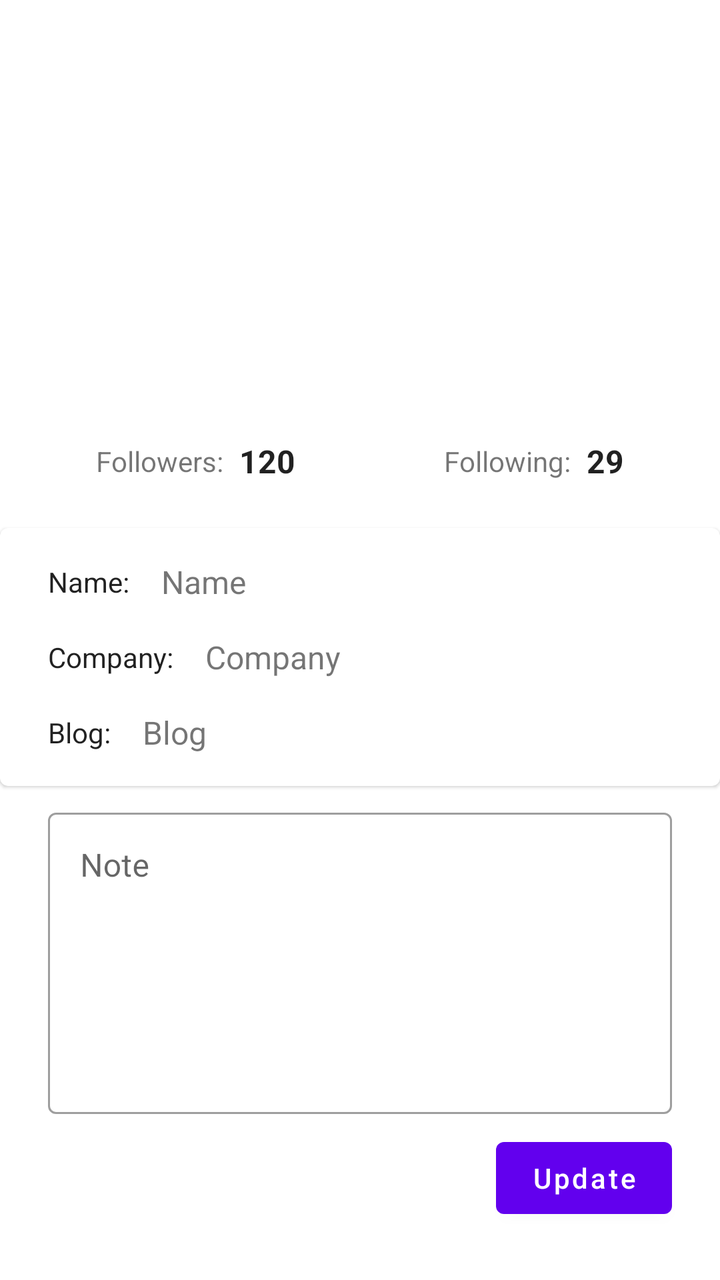
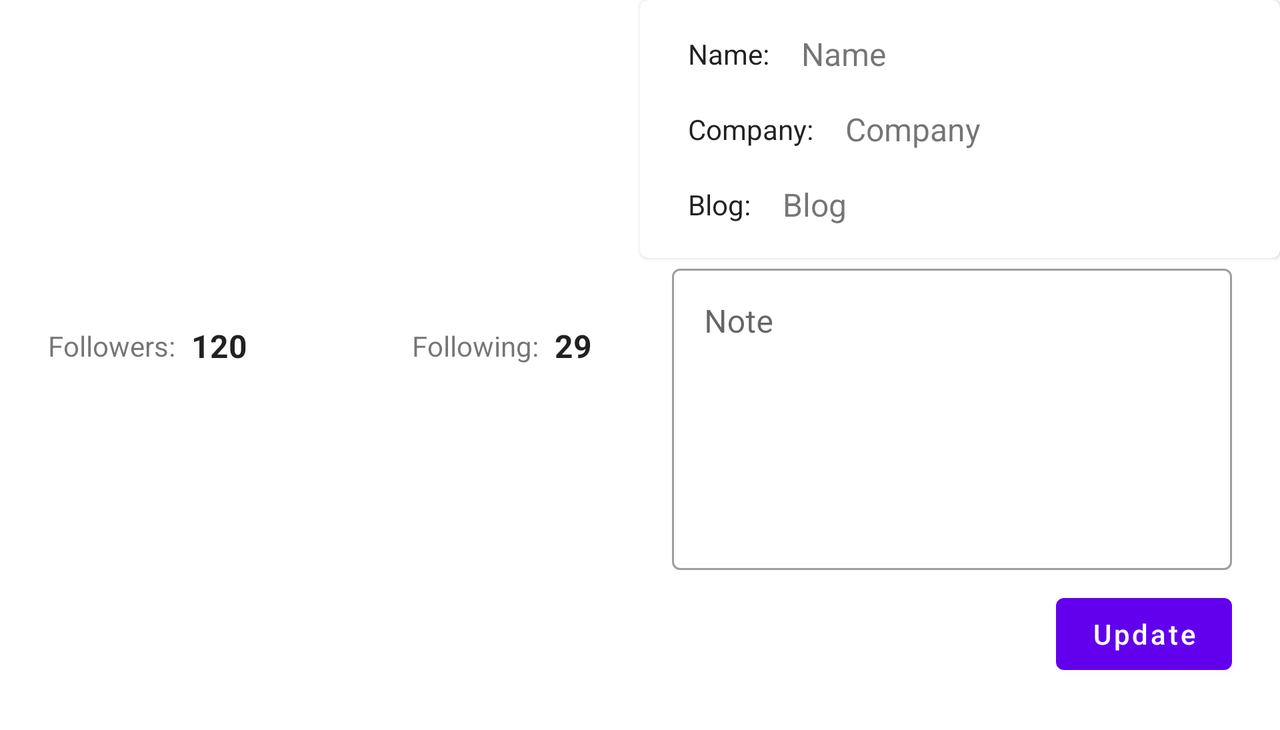

The same Android screen from two of the app's own layout files: first res/layout/ as a phone draws it, then the repository's variant for another configuration, drawn on a device whose configuration selects that folder. Both files follow.
<!-- AndroidManifest.xml: application theme Theme.Tawk -->
<!-- res/layout/profile_fragment.xml -->
<?xml version="1.0" encoding="utf-8"?>
<layout xmlns:android="http://schemas.android.com/apk/res/android"
    xmlns:app="http://schemas.android.com/apk/res-auto"
    xmlns:tools="http://schemas.android.com/tools">

    <ScrollView
        android:layout_width="match_parent"
        android:layout_height="match_parent"
        tools:context=".ui.profile.ProfileFragment">

        <androidx.constraintlayout.widget.ConstraintLayout
            android:layout_width="match_parent"
            android:layout_height="wrap_content">

            <ImageView
                android:id="@+id/profileImageView"
                android:layout_width="0dp"
                android:layout_height="0dp"
                android:layout_marginTop="5dp"
                android:scaleType="fitXY"
                app:layout_constraintDimensionRatio="9:5"
                app:layout_constraintEnd_toEndOf="parent"
                app:layout_constraintStart_toStartOf="parent"
                app:layout_constraintTop_toTopOf="parent"
                tools:src="@tools:sample/backgrounds/scenic" />


            <TextView
                android:id="@+id/textView3"
                android:layout_width="wrap_content"
                android:layout_height="wrap_content"
                android:layout_marginStart="48dp"
                android:layout_marginTop="16dp"
                android:text="@string/followers"
                app:layout_constraintStart_toStartOf="parent"
                app:layout_constraintTop_toBottomOf="@+id/profileImageView" />

            <TextView
                android:id="@+id/textView4"
                android:layout_width="wrap_content"
                android:layout_height="wrap_content"
                android:layout_marginEnd="8dp"
                android:text="@string/following"
                app:layout_constraintBottom_toBottomOf="@+id/textView3"
                app:layout_constraintEnd_toStartOf="@+id/followingCountTv"
                app:layout_constraintTop_toTopOf="@+id/textView3" />

            <TextView
                android:id="@+id/followerCountTv"
                android:layout_width="wrap_content"
                android:layout_height="wrap_content"
                android:layout_marginStart="8dp"
                android:textColor="?android:attr/textColorPrimary"
                android:textSize="16sp"
                android:textStyle="bold"
                app:layout_constraintBottom_toBottomOf="@+id/textView3"
                app:layout_constraintStart_toEndOf="@+id/textView3"
                app:layout_constraintTop_toTopOf="@+id/textView3"
                tools:text="120" />

            <TextView
                android:id="@+id/followingCountTv"
                android:layout_width="wrap_content"
                android:layout_height="wrap_content"
                android:layout_marginEnd="48dp"
                android:textColor="?android:attr/textColorPrimary"
                android:textSize="16sp"
                android:textStyle="bold"
                app:layout_constraintBottom_toBottomOf="@+id/textView3"
                app:layout_constraintEnd_toEndOf="parent"
                app:layout_constraintTop_toTopOf="@+id/textView3"
                tools:text="29" />


            <com.google.android.material.card.MaterialCardView
                android:id="@+id/materialCardView"
                android:layout_width="match_parent"
                android:layout_height="wrap_content"
                android:layout_marginTop="24dp"
                app:layout_constraintEnd_toEndOf="parent"
                app:layout_constraintStart_toStartOf="parent"
                app:layout_constraintTop_toBottomOf="@+id/textView3">

                <androidx.constraintlayout.widget.ConstraintLayout
                    android:layout_width="match_parent"
                    android:layout_height="wrap_content">

                    <TextView
                        android:id="@+id/textView7"
                        android:layout_width="wrap_content"
                        android:layout_height="wrap_content"
                        android:layout_marginStart="24dp"
                        android:text="@string/name"
                        android:textColor="?android:attr/textColorPrimary"
                        app:layout_constraintBottom_toBottomOf="@+id/nameTv"
                        app:layout_constraintStart_toStartOf="parent"
                        app:layout_constraintTop_toTopOf="@+id/nameTv" />

                    <TextView
                        android:id="@+id/textView8"
                        android:layout_width="wrap_content"
                        android:layout_height="wrap_content"
                        android:layout_marginStart="24dp"
                        android:text="@string/company"
                        android:textColor="?android:attr/textColorPrimary"
                        app:layout_constraintBottom_toBottomOf="@+id/companyTv"
                        app:layout_constraintStart_toStartOf="parent"
                        app:layout_constraintTop_toTopOf="@+id/companyTv" />

                    <TextView
                        android:id="@+id/textView9"
                        android:layout_width="wrap_content"
                        android:layout_height="wrap_content"
                        android:layout_marginStart="24dp"
                        android:text="@string/blog"
                        android:textColor="?android:attr/textColorPrimary"
                        app:layout_constraintBottom_toBottomOf="@+id/blogTv"
                        app:layout_constraintStart_toStartOf="parent"
                        app:layout_constraintTop_toTopOf="@+id/blogTv" />

                    <TextView
                        android:id="@+id/nameTv"
                        android:layout_width="0dp"
                        android:layout_height="wrap_content"
                        android:layout_marginStart="16dp"
                        android:layout_marginTop="16dp"
                        android:layout_marginEnd="16dp"
                        android:textSize="16sp"
                        app:layout_constraintBottom_toTopOf="@+id/companyTv"
                        app:layout_constraintEnd_toEndOf="parent"
                        app:layout_constraintStart_toEndOf="@+id/textView7"
                        app:layout_constraintTop_toTopOf="parent"
                        app:layout_constraintVertical_chainStyle="packed"
                        tools:text="Name" />

                    <TextView
                        android:id="@+id/companyTv"
                        android:layout_width="0dp"
                        android:layout_height="wrap_content"
                        android:layout_marginStart="16dp"
                        android:layout_marginTop="16dp"
                        android:layout_marginEnd="24dp"
                        android:textSize="16sp"
                        app:layout_constraintEnd_toEndOf="parent"
                        app:layout_constraintStart_toEndOf="@+id/textView8"
                        app:layout_constraintTop_toBottomOf="@+id/nameTv"
                        tools:text="Company" />

                    <TextView
                        android:id="@+id/blogTv"
                        android:layout_width="0dp"
                        android:layout_height="wrap_content"
                        android:layout_marginStart="16dp"
                        android:layout_marginTop="16dp"
                        android:layout_marginEnd="24dp"
                        android:textSize="16sp"
                        app:layout_constraintEnd_toEndOf="parent"
                        app:layout_constraintStart_toEndOf="@+id/textView9"
                        app:layout_constraintTop_toBottomOf="@+id/companyTv"
                        tools:text="Blog" />

                    <Space
                        android:layout_width="wrap_content"
                        android:layout_height="wrap_content"
                        android:layout_marginStart="217dp"
                        android:layout_marginTop="16dp"
                        android:layout_marginEnd="194dp"
                        app:layout_constraintEnd_toEndOf="parent"
                        app:layout_constraintStart_toStartOf="parent"
                        app:layout_constraintTop_toBottomOf="@+id/blogTv" />
                </androidx.constraintlayout.widget.ConstraintLayout>
            </com.google.android.material.card.MaterialCardView>


            <com.google.android.material.textfield.TextInputLayout
                android:id="@+id/noteInputLayout"
                style="@style/Widget.MaterialComponents.TextInputLayout.OutlinedBox"
                android:layout_width="0dp"
                android:layout_height="wrap_content"
                android:layout_marginStart="24dp"
                android:layout_marginTop="8dp"
                android:layout_marginEnd="24dp"
                android:hint="@string/note"
                app:layout_constraintEnd_toEndOf="parent"
                app:layout_constraintStart_toStartOf="parent"
                app:layout_constraintTop_toBottomOf="@+id/materialCardView">

                <com.google.android.material.textfield.TextInputEditText
                    android:layout_width="match_parent"
                    android:layout_height="wrap_content"
                    android:gravity="top"
                    android:inputType="textMultiLine"
                    android:lines="6" />
            </com.google.android.material.textfield.TextInputLayout>

            <Button
                android:id="@+id/updateButton"
                android:layout_width="wrap_content"
                android:layout_height="wrap_content"
                android:layout_marginTop="8dp"
                android:layout_marginEnd="24dp"
                android:text="@string/update"
                android:textAllCaps="false"
                app:layout_constraintEnd_toEndOf="parent"
                app:layout_constraintTop_toBottomOf="@+id/noteInputLayout" />

            <Space
                android:layout_width="wrap_content"
                android:layout_height="wrap_content"
                android:layout_marginStart="181dp"
                android:layout_marginTop="24dp"
                android:layout_marginEnd="230dp"
                app:layout_constraintEnd_toEndOf="parent"
                app:layout_constraintStart_toStartOf="parent"
                app:layout_constraintTop_toBottomOf="@+id/updateButton" />

        </androidx.constraintlayout.widget.ConstraintLayout>
    </ScrollView>
</layout>
<!-- resources referenced by this layout -->
<resources>
  <string name="blog">Blog:</string>
  <string name="company">Company:</string>
  <string name="followers">Followers:</string>
  <string name="following">Following:</string>
  <string name="name">Name:</string>
  <string name="note">Note</string>
  <string name="update">Update</string>
  <style name="Theme.Tawk" parent="Theme.MaterialComponents.DayNight.NoActionBar">
          
          <item name="colorPrimary">@color/purple_500</item>
          <item name="colorPrimaryVariant">@color/purple_700</item>
          <item name="colorOnPrimary">@color/white</item>
          
          <item name="colorSecondary">@color/teal_200</item>
          <item name="colorSecondaryVariant">@color/teal_700</item>
          <item name="colorOnSecondary">@color/black</item>
          
          <item name="android:statusBarColor" tools:targetApi="l">?attr/colorPrimaryVariant</item>
          
      </style>
  <color name="purple_500">#FF6200EE</color>
  <color name="purple_700">#FF3700B3</color>
  <color name="white">#FFFFFFFF</color>
  <color name="teal_200">#FF03DAC5</color>
  <color name="teal_700">#FF018786</color>
  <color name="black">#FF000000</color>
</resources>
<!-- res/layout-land/profile_fragment.xml (the repository's variant of the layout above) -->
<!-- drawn on the phone turned sideways -->
<?xml version="1.0" encoding="utf-8"?>
<layout xmlns:android="http://schemas.android.com/apk/res/android"
    xmlns:app="http://schemas.android.com/apk/res-auto"
    xmlns:tools="http://schemas.android.com/tools">

    <ScrollView
        android:layout_width="match_parent"
        android:layout_height="match_parent">

        <androidx.constraintlayout.widget.ConstraintLayout
            android:layout_width="match_parent"
            android:layout_height="wrap_content">


            <ImageView
                android:id="@+id/profileImageView"
                android:layout_width="0dp"
                android:layout_height="0dp"
                android:layout_marginTop="5dp"
                android:scaleType="fitCenter"
                app:layout_constraintDimensionRatio="9:4"
                app:layout_constraintEnd_toStartOf="@+id/guideline2"
                app:layout_constraintStart_toStartOf="parent"
                app:layout_constraintTop_toTopOf="parent"
                tools:src="@tools:sample/backgrounds/scenic" />


            <TextView
                android:id="@+id/textView3"
                android:layout_width="wrap_content"
                android:layout_height="wrap_content"
                android:layout_marginStart="24dp"
                android:layout_marginTop="16dp"
                android:text="Followers:"
                app:layout_constraintStart_toStartOf="parent"
                app:layout_constraintTop_toBottomOf="@+id/profileImageView" />

            <TextView
                android:id="@+id/textView4"
                android:layout_width="wrap_content"
                android:layout_height="wrap_content"
                android:layout_marginEnd="8dp"
                android:text="Following:"
                app:layout_constraintBottom_toBottomOf="@+id/textView3"
                app:layout_constraintEnd_toStartOf="@+id/followingCountTv"
                app:layout_constraintTop_toTopOf="@+id/textView3" />

            <TextView
                android:id="@+id/followerCountTv"
                android:layout_width="wrap_content"
                android:layout_height="wrap_content"
                android:layout_marginStart="8dp"
                android:textColor="?android:attr/textColorPrimary"
                android:textSize="16sp"
                android:textStyle="bold"
                app:layout_constraintBottom_toBottomOf="@+id/textView3"
                app:layout_constraintStart_toEndOf="@+id/textView3"
                app:layout_constraintTop_toTopOf="@+id/textView3"
                tools:text="120" />

            <TextView
                android:id="@+id/followingCountTv"
                android:layout_width="wrap_content"
                android:layout_height="wrap_content"
                android:layout_marginEnd="24dp"
                android:textColor="?android:attr/textColorPrimary"
                android:textSize="16sp"
                android:textStyle="bold"
                app:layout_constraintBottom_toBottomOf="@+id/textView3"
                app:layout_constraintEnd_toStartOf="@+id/guideline2"
                app:layout_constraintTop_toTopOf="@+id/textView3"
                tools:text="29" />


            <com.google.android.material.card.MaterialCardView
                android:id="@+id/materialCardView"
                android:layout_width="0dp"
                android:layout_height="wrap_content"
                app:layout_constraintEnd_toEndOf="parent"
                app:layout_constraintStart_toStartOf="@+id/guideline2"
                app:layout_constraintTop_toTopOf="parent">

                <androidx.constraintlayout.widget.ConstraintLayout
                    android:layout_width="match_parent"
                    android:layout_height="wrap_content">

                    <TextView
                        android:id="@+id/textView7"
                        android:layout_width="wrap_content"
                        android:layout_height="wrap_content"
                        android:layout_marginStart="24dp"
                        android:text="@string/name"
                        android:textColor="?android:attr/textColorPrimary"
                        app:layout_constraintBottom_toBottomOf="@+id/nameTv"
                        app:layout_constraintStart_toStartOf="parent"
                        app:layout_constraintTop_toTopOf="@+id/nameTv" />

                    <TextView
                        android:id="@+id/textView8"
                        android:layout_width="wrap_content"
                        android:layout_height="wrap_content"
                        android:layout_marginStart="24dp"
                        android:text="@string/company"
                        android:textColor="?android:attr/textColorPrimary"
                        app:layout_constraintBottom_toBottomOf="@+id/companyTv"
                        app:layout_constraintStart_toStartOf="parent"
                        app:layout_constraintTop_toTopOf="@+id/companyTv" />

                    <TextView
                        android:id="@+id/textView9"
                        android:layout_width="wrap_content"
                        android:layout_height="wrap_content"
                        android:layout_marginStart="24dp"
                        android:text="@string/blog"
                        android:textColor="?android:attr/textColorPrimary"
                        app:layout_constraintBottom_toBottomOf="@+id/blogTv"
                        app:layout_constraintStart_toStartOf="parent"
                        app:layout_constraintTop_toTopOf="@+id/blogTv" />

                    <TextView
                        android:id="@+id/nameTv"
                        android:layout_width="0dp"
                        android:layout_height="wrap_content"
                        android:layout_marginStart="16dp"
                        android:layout_marginTop="16dp"
                        android:layout_marginEnd="16dp"
                        android:textSize="16sp"
                        app:layout_constraintBottom_toTopOf="@+id/companyTv"
                        app:layout_constraintEnd_toEndOf="parent"
                        app:layout_constraintStart_toEndOf="@+id/textView7"
                        app:layout_constraintTop_toTopOf="parent"
                        app:layout_constraintVertical_chainStyle="packed"
                        tools:text="Name" />

                    <TextView
                        android:id="@+id/companyTv"
                        android:layout_width="0dp"
                        android:layout_height="wrap_content"
                        android:layout_marginStart="16dp"
                        android:layout_marginTop="16dp"
                        android:layout_marginEnd="24dp"
                        android:textSize="16sp"
                        app:layout_constraintEnd_toEndOf="parent"
                        app:layout_constraintStart_toEndOf="@+id/textView8"
                        app:layout_constraintTop_toBottomOf="@+id/nameTv"
                        tools:text="Company" />

                    <TextView
                        android:id="@+id/blogTv"
                        android:layout_width="0dp"
                        android:layout_height="wrap_content"
                        android:layout_marginStart="16dp"
                        android:layout_marginTop="16dp"
                        android:layout_marginEnd="24dp"
                        android:textSize="16sp"
                        app:layout_constraintEnd_toEndOf="parent"
                        app:layout_constraintStart_toEndOf="@+id/textView9"
                        app:layout_constraintTop_toBottomOf="@+id/companyTv"
                        tools:text="Blog" />

                    <Space
                        android:layout_width="wrap_content"
                        android:layout_height="wrap_content"
                        android:layout_marginStart="217dp"
                        android:layout_marginTop="16dp"
                        android:layout_marginEnd="194dp"
                        app:layout_constraintEnd_toEndOf="parent"
                        app:layout_constraintStart_toStartOf="parent"
                        app:layout_constraintTop_toBottomOf="@+id/blogTv" />
                </androidx.constraintlayout.widget.ConstraintLayout>
            </com.google.android.material.card.MaterialCardView>


            <com.google.android.material.textfield.TextInputLayout
                android:id="@+id/noteInputLayout"
                style="@style/Widget.MaterialComponents.TextInputLayout.OutlinedBox"
                android:layout_width="0dp"
                android:layout_height="wrap_content"
                android:layout_marginStart="16dp"
                android:layout_marginEnd="24dp"
                android:hint="@string/note"
                app:layout_constraintEnd_toEndOf="parent"
                app:layout_constraintStart_toStartOf="@+id/guideline2"
                app:layout_constraintTop_toBottomOf="@+id/materialCardView">

                <com.google.android.material.textfield.TextInputEditText
                    android:layout_width="match_parent"
                    android:layout_height="wrap_content"
                    android:gravity="top"
                    android:inputType="textMultiLine"
                    android:lines="6" />
            </com.google.android.material.textfield.TextInputLayout>

            <Button
                android:id="@+id/updateButton"
                android:layout_width="wrap_content"
                android:layout_height="wrap_content"
                android:layout_marginTop="8dp"
                android:layout_marginEnd="24dp"
                android:text="@string/update"
                android:textAllCaps="false"
                app:layout_constraintEnd_toEndOf="parent"
                app:layout_constraintTop_toBottomOf="@+id/noteInputLayout" />

            <Space
                android:layout_width="wrap_content"
                android:layout_height="wrap_content"
                android:layout_marginStart="181dp"
                android:layout_marginTop="24dp"
                android:layout_marginEnd="230dp"
                app:layout_constraintEnd_toEndOf="parent"
                app:layout_constraintStart_toStartOf="parent"
                app:layout_constraintTop_toBottomOf="@+id/updateButton" />

            <androidx.constraintlayout.widget.Guideline
                android:id="@+id/guideline2"
                android:layout_width="wrap_content"
                android:layout_height="wrap_content"
                android:orientation="vertical"
                app:layout_constraintGuide_percent="0.5" />
        </androidx.constraintlayout.widget.ConstraintLayout>
    </ScrollView>
</layout>
<!-- resources referenced by the variant -->
<!-- as the phone turned sideways resolves them -->
<resources>
  <string name="blog">Blog:</string>
  <string name="company">Company:</string>
  <string name="name">Name:</string>
  <string name="note">Note</string>
  <string name="update">Update</string>
  <style name="Theme.Tawk" parent="Theme.MaterialComponents.DayNight.NoActionBar">
          
          <item name="colorPrimary">@color/purple_500</item>
          <item name="colorPrimaryVariant">@color/purple_700</item>
          <item name="colorOnPrimary">@color/white</item>
          
          <item name="colorSecondary">@color/teal_200</item>
          <item name="colorSecondaryVariant">@color/teal_700</item>
          <item name="colorOnSecondary">@color/black</item>
          
          <item name="android:statusBarColor" tools:targetApi="l">?attr/colorPrimaryVariant</item>
          
      </style>
  <color name="purple_500">#FF6200EE</color>
  <color name="purple_700">#FF3700B3</color>
  <color name="white">#FFFFFFFF</color>
  <color name="teal_200">#FF03DAC5</color>
  <color name="teal_700">#FF018786</color>
  <color name="black">#FF000000</color>
</resources>
